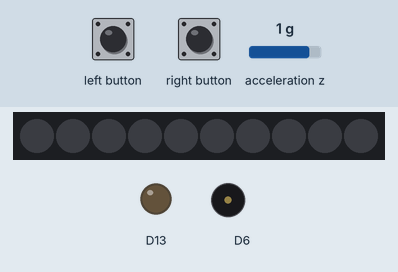
A sketch run on a simulated Adafruit Circuit Playground Express. Parts: 10 RGB LEDs in strip order, left to right, output pins drawn as LEDs (lit = HIGH), buzzer (waves = sounding). The inputs (shaded band) are chosen by the test bench; at power-on: acceleration z 1 g. Dim RGB values are drawn brighter than linear.

Above: at 1.2 s.
1.3 s: acceleration z set to -0.8 g
At 1.8 s:
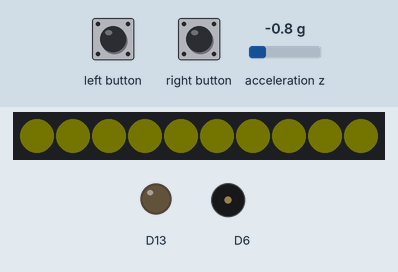
4.3 s: left button pressed for 0.15 s
At 4.5 s:
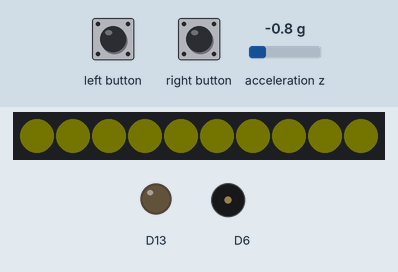
6.1 s: right button pressed for 0.15 s
At 7.6 s:
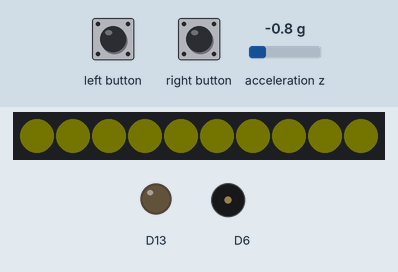
7.9 s: right button pressed for 3.2 s
At 8.05 s:
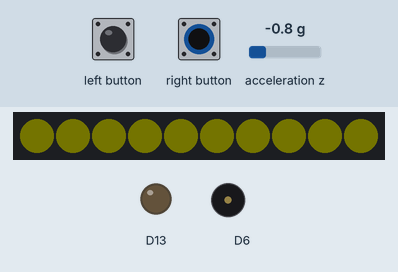
12.6 s: left button pressed for 3.2 s
At 16.1 s:
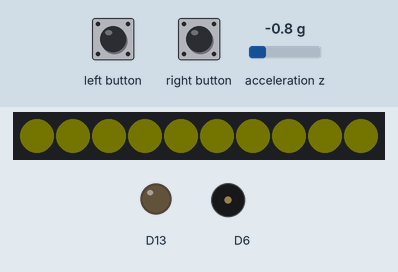
Timing chart, 0 to 17.6 s (numbered marks = the images above; inputs shaded):
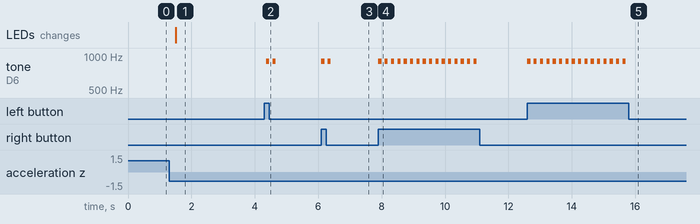

Measured:
- after the input at 1.3 s, the LEDs: change after 0.20 s (image 1)
- after the input at 4.3 s, tone on D6: alternates 900 Hz for 0.10 s and silent for 0.10 s, 4 changes in all, then stays silent, starting after 0.06 s
- after the input at 6.1 s, tone on D6: alternates 900 Hz for 0.10 s and silent for 0.10 s, 4 changes in all, then stays silent, starting at once
- after the input at 7.9 s, tone on D6: alternates 900 Hz for 0.10 s and silent for 0.10 s, 32 changes in all, then stays silent, starting at once
- after the input at 12.6 s, tone on D6: alternates 900 Hz for 0.10 s and silent for 0.10 s, 32 changes in all, then stays silent, starting at once

The sketch:

Slouch_Detector.ino
```cpp
// (licence header left out)
#include <Adafruit_CircuitPlayground.h>

#define SLOUCH_ANGLE        10.0      // allowable slouch angle (deg)
#define SLOUCH_TIME         3000      // allowable slouch time (secs)
#define GRAVITY             9.80665   // standard gravity (m/s^s)
#define RAD2DEG             52.29578  // convert radians to degrees

float currentAngle;
float targetAngle;
unsigned long slouchStartTime;
bool slouching;

void setup() {
  //Initialize Serial
  Serial.begin(9600);

  // Initialize Circuit Playground
  CircuitPlayground.begin();

  // Initialize target angle to zero.
  targetAngle = 0;
}

void loop() {
  // Compute current angle
  currentAngle = RAD2DEG * asin(-CircuitPlayground.motionZ() / 9.81);

  // Set target angle on button press
  if ((CircuitPlayground.leftButton()) || (CircuitPlayground.rightButton())) {
    targetAngle = currentAngle;
    CircuitPlayground.playTone(900,100);
    delay(100);
    CircuitPlayground.playTone(900,100);
    delay(100);
  }

  // Check for slouching
  if (currentAngle - targetAngle > SLOUCH_ANGLE) {
    if (!slouching) slouchStartTime = millis();
    slouching = true;
  } else {
    slouching = false;
  }

  // If we are slouching
  if (slouching) {
    // Check how long we've been slouching
    if (millis() - slouchStartTime > SLOUCH_TIME) {
      // Play a tone
      CircuitPlayground.playTone(800, 500);
      // Light up all LEDs in Red when slouching
      for (int i=0; i<10; i++) {
      CircuitPlayground.setPixelColor(i, 255, 0, 0);
      }
    }
    // Yellow LEDs when it's not slouching
  delay(200);
    for (int i=0; i<10; i++) {
      CircuitPlayground.setPixelColor(i, 15, 15, 0);
    }
  }
 }
```
